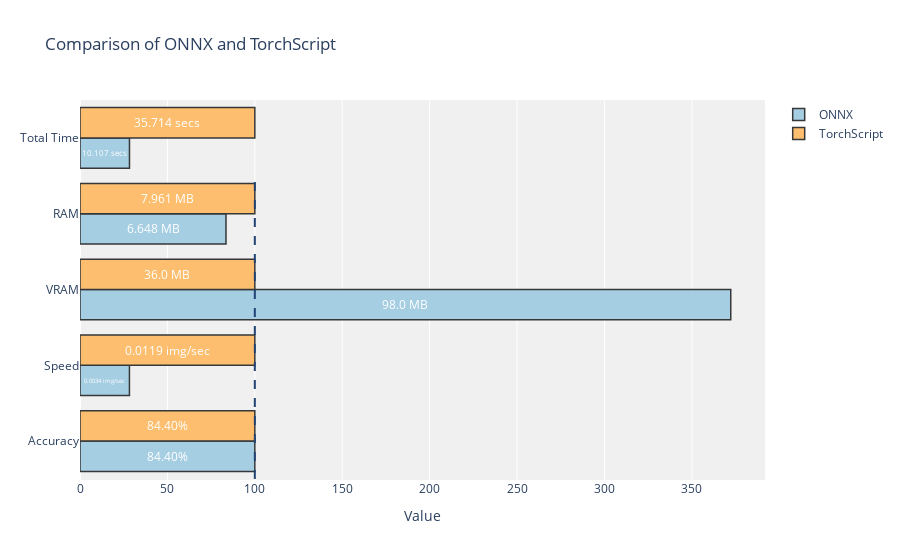

Here is the notebook cell this chart was saved with:
### Code cell
import sys
sys.path.append('/home/agfian/shared/hdd_2/common-project/classifier/pytorch-lighting-image-classifier')

torchscript_performance = {'accuracy': 84.4, 'speed': 0.011897, 'total_prediction': 35.714, 'vram': 36.0, 'ram': 7.9609375, 'device': 0}
onnx_performance = {'accuracy': 84.4, 'speed': 0.003365, 'total_prediction': 10.107, 'vram': 98.0, 'ram': 6.6484375, 'device': 0}

from src.utils import make_graph_performance

fig = make_graph_performance(
    torchscript_performance=torchscript_performance, 
    onnx_performance=onnx_performance)
fig.show()

### Figure 1 — Plotly figure (JSON) as saved in the notebook; plotly's stock layout.template omitted (floating-point values rounded to 4 significant figures)
{"data": [{"insidetextanchor": "middle", "marker": {"color": "rgb(166,206,227)", "line": {"color": "rgb(54, 55, 56)", "width": 1.5}}, "name": "ONNX", "orientation": "h", "text": ["84.40%", "0.0034 img/sec", "98.0 MB", "6.648 MB", "10.107 secs"], "textfont": {"color": "#ffffff"}, "textposition": "inside", "type": "bar", "x": [100, 28.28, 372.2, 83.51, 28.3], "y": ["Accuracy", "Speed", "VRAM", "RAM", "Total Time"]}, {"insidetextanchor": "middle", "marker": {"color": "rgb(253,191,111)", "line": {"color": "rgb(54, 55, 56)", "width": 1.5}}, "name": "TorchScript", "orientation": "h", "text": ["84.40%", "0.0119 img/sec", "36.0 MB", "7.961 MB", "35.714 secs"], "textfont": {"color": "#ffffff"}, "textposition": "inside", "type": "bar", "x": [100, 100, 100, 100, 100], "y": ["Accuracy", "Speed", "VRAM", "RAM", "Total Time"]}], "layout": {"font": {"size": 12}, "plot_bgcolor": "rgba(240, 240, 240, 0.95)", "shapes": [{"line": {"color": "rgb(34, 67, 115)", "dash": "dash", "width": 2}, "type": "line", "x0": 100, "x1": 100, "y0": -0.5, "y1": 3.5}], "title": {"text": "Comparison of ONNX and TorchScript"}, "xaxis": {"title": {"text": "Value"}}}}
